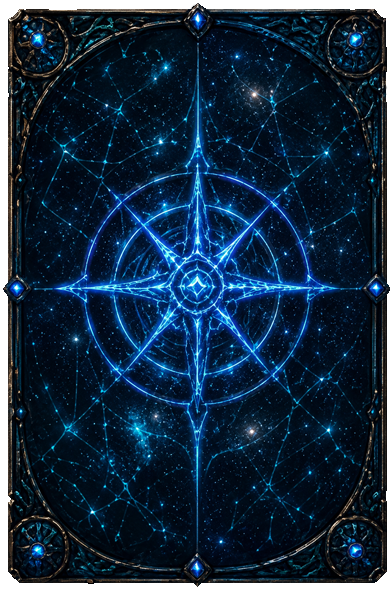
#> input picture dist-h5/img/card/cardback_stars_call.png, 392 x 590 px, found by its file name
$ python try_comfy_stars_cardback.py
#> lines starting #> are read from the running program, lines starting #| are printed output that depends on the picture
from __future__ import annotations

import io
import json
import time
import uuid
from pathlib import Path
from urllib import error, parse, request

from PIL import Image, ImageDraw, ImageFilter


ROOT = Path(__file__).resolve().parents[1]
COMFY = "http://127.0.0.1:8188"
SRC = ROOT / "public/img/card/cardback_stars_call.png"
OUT_DIR = ROOT / "public/img/card/animated/stars_call_comfy_refraction"
SIZE = (392, 590)

PROMPT = (
    "preserve the exact game card back composition, border, silhouette and crop. "
    "Only reinterpret the internal ocean-and-stars texture inside the card back: "
    "underwater caustic refraction, rippling water lens distortion, abyssal blue starlight, "
    "large readable wave refraction bands, subtle cosmic shimmer, no text, no logo, "
    "no extra symbols, no border change, no camera movement"
)


# [9 lines left out: function http_json, not called in this run]


def http_bytes(path, timeout=30):
    with request.urlopen(f"{COMFY}{path}", timeout=timeout) as resp:
        return resp.read()


def upload_image(path: Path, name: str):
    boundary = f"----codex{uuid.uuid4().hex}".encode("ascii")
    data = path.read_bytes()
    fields = [
        (
            b"image",
            (
                f'Content-Disposition: form-data; name="image"; filename="{name}"\r\n'
                "Content-Type: image/png\r\n\r\n"
            ).encode("utf-8")
            + data
            + b"\r\n",
        ),
        (b"type", b'Content-Disposition: form-data; name="type"\r\n\r\ninput\r\n'),
        (b"overwrite", b'Content-Disposition: form-data; name="overwrite"\r\n\r\ntrue\r\n'),
    ]
    body = io.BytesIO()
    for _, payload in fields:
        body.write(b"--" + boundary + b"\r\n")
        body.write(payload)
    body.write(b"--" + boundary + b"--\r\n")
    req = request.Request(
        f"{COMFY}/upload/image",
        data=body.getvalue(),
        headers={"Content-Type": f"multipart/form-data; boundary={boundary.decode('ascii')}"},
        method="POST",
    )
    with request.urlopen(req, timeout=30) as resp:
        return json.loads(resp.read().decode("utf-8"))["name"]


# [23 lines left out: function wait_for_output, not called in this run]


def make_inner_mask(size=SIZE):
    w, h = size
    mask = Image.new("L", size, 0)
    draw = ImageDraw.Draw(mask)
    draw.rounded_rectangle([32, 48, w - 32, h - 48], radius=18, fill=255)
    draw.rounded_rectangle([48, 74, w - 48, h - 74], radius=14, fill=255)
    return mask.filter(ImageFilter.GaussianBlur(5))


# [26 lines left out: functions make_workflow, composite_candidate, not called in this run]


def main():
    OUT_DIR.mkdir(parents=True, exist_ok=True)
    base = Image.open(SRC).resize(SIZE, Image.Resampling.LANCZOS).convert("RGBA")
#> base is the input picture: PIL image 392x590 RGBA; mean R, G, B, A 16.4, 38, 59.7, 239.6
    input_path = OUT_DIR / "stars_cardback_input.png"
    base.save(input_path)
    mask = make_inner_mask()
#> in make_inner_mask, `mask = Image.new("L", size, 0)`: mask: PIL image 392x590 L; every value is 0
#> in make_inner_mask, `return mask.filter(ImageFilter.GaussianBlur(5))`:
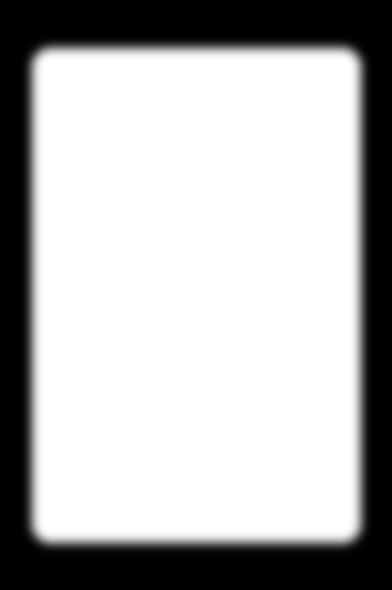
#> returned value: PIL image 392x590 L; min 0, max 255, mean 179.2
    mask.save(OUT_DIR / "stars_cardback_inner_mask.png")
    image_name = upload_image(input_path, "stars_cardback_input.png")
    client_id = str(uuid.uuid4())
    outputs = []
    for i, seed in enumerate([930240, 930241, 930242]):
        workflow = make_workflow(image_name, seed)
        prompt_id = http_json("POST", "/prompt", {"prompt": workflow, "client_id": client_id}, timeout=20)["prompt_id"]
        raw = Image.open(io.BytesIO(wait_for_output(prompt_id))).convert("RGBA")
        raw_path = OUT_DIR / f"stars_cardback_refraction_raw_{i:02d}.png"
        raw.save(raw_path)
        comp = composite_candidate(raw, base, mask)
        comp_path = OUT_DIR / f"stars_cardback_refraction_comp_{i:02d}.png"
        comp.save(comp_path)
        outputs.append(str(comp_path.relative_to(ROOT)).replace("\\", "/"))
        print(f"candidate {i}: {comp_path}")
    (OUT_DIR / "result.json").write_text(json.dumps({"outputs": outputs}, ensure_ascii=False, indent=2), encoding="utf-8")


if __name__ == "__main__":
    main()
#> (the call stopped at in upload_image, `with request.urlopen(req, timeout=30) as resp:`: the network is not available in this run)
